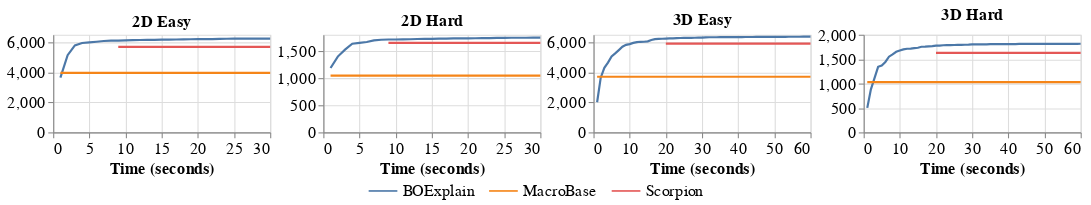

Notebook code for this chart:
### Code cell
alt.hconcat(chart1, chart2, chart3, chart4, spacing=0).configure_legend(
    orient='none',
    legendX=290,
    legendY=130,
    symbolSize=700,
    title=None,
    offset=-5,
    columns=4,
    labelFontSize=15,
).configure_axis(
    labelFontSize=15,
    titleFontSize=15
).configure_title(
    fontSize=15
)

### Figure 1 — Vega-Lite specification as saved in the notebook (floating-point values rounded to 4 significant figures; data arrays with more than 128 entries replaced by an {"elided": "..."} marker saying what was removed)
{"config": {"view": {"continuousWidth": 400, "continuousHeight": 300}, "axis": {"labelFontSize": 15, "titleFontSize": 15}, "legend": {"columns": 4, "labelFontSize": 15, "legendX": 290, "legendY": 130, "offset": -5, "orient": "none", "symbolSize": 700, "title": null}, "title": {"fontSize": 15}}, "hconcat": [{"data": {"name": "data-715b82090410134918526d11cccb5ead"}, "mark": "line", "encoding": {"color": {"type": "nominal", "field": "Algorithm"}, "x": {"type": "quantitative", "field": "Time (seconds)"}, "y": {"type": "quantitative", "aggregate": "mean", "field": "Value", "title": null}}, "height": 90, "title": "2D Easy", "width": 200}, {"data": {"name": "data-d633e038a34a3d98d372aff92086a95e"}, "mark": "line", "encoding": {"color": {"type": "nominal", "field": "Algorithm"}, "x": {"type": "quantitative", "field": "Time (seconds)"}, "y": {"type": "quantitative", "aggregate": "mean", "field": "Value", "title": null}}, "height": 90, "title": "2D Hard", "width": 200}, {"data": {"name": "data-12a2b376a56f2cee9f4aceca02481d73"}, "mark": "line", "encoding": {"color": {"type": "nominal", "field": "Algorithm"}, "x": {"type": "quantitative", "field": "Time (seconds)"}, "y": {"type": "quantitative", "aggregate": "mean", "field": "Value", "title": null}}, "height": 90, "title": "3D Easy", "width": 200}, {"data": {"name": "data-718a13b1985f2a4c6dd45b15821ac34d"}, "mark": "line", "encoding": {"color": {"type": "nominal", "field": "Algorithm"}, "x": {"type": "quantitative", "field": "Time (seconds)"}, "y": {"type": "quantitative", "aggregate": "mean", "field": "Value", "title": null}}, "height": 90, "title": "3D Hard", "width": 200}], "spacing": 0, "$schema": "https://vega.github.io/schema/vega-lite/v4.8.1.json", "datasets": {"data-715b82090410134918526d11cccb5ead": {"elided": "900 records"}, "data-d633e038a34a3d98d372aff92086a95e": {"elided": "900 records"}, "data-12a2b376a56f2cee9f4aceca02481d73": {"elided": "1800 records"}, "data-718a13b1985f2a4c6dd45b15821ac34d": {"elided": "1800 records"}}}
